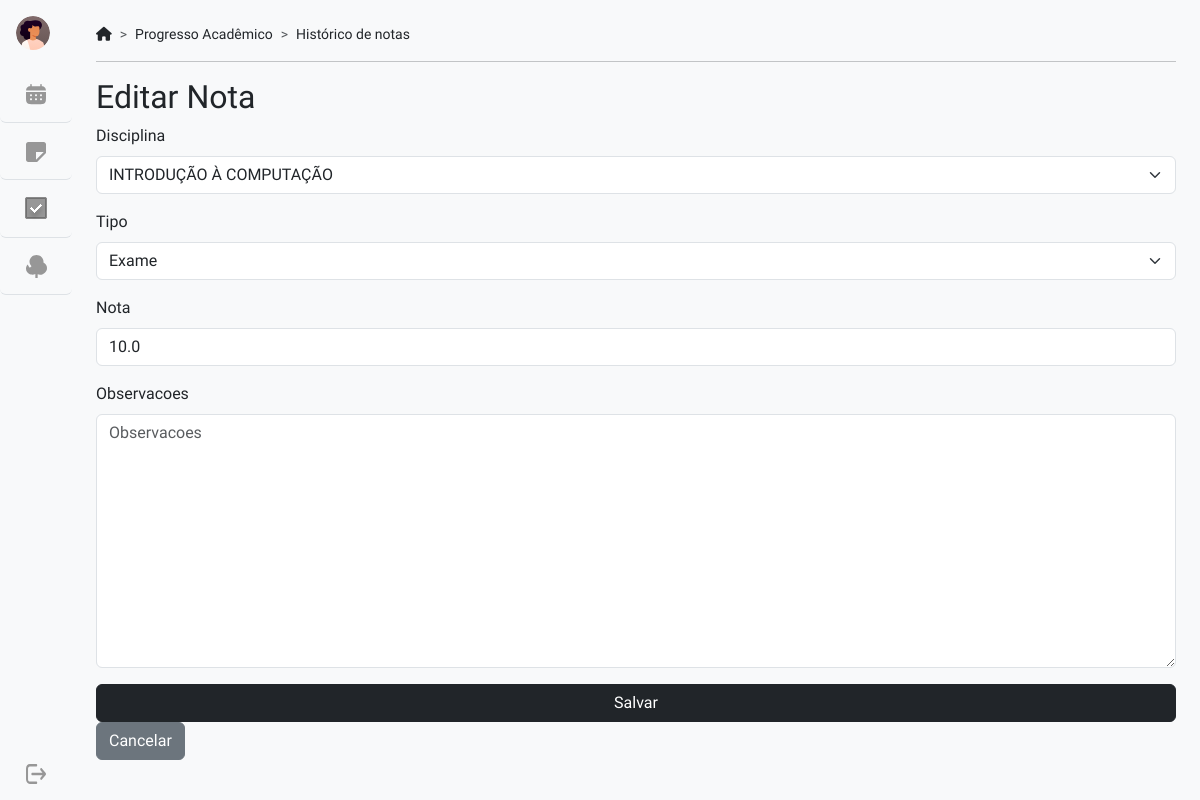
Screenshot of /historico/notas/16/edit with the database file from the repository.
### historico/models.py (models this page shows, shortened)
class Nota(models.Model):
    TIPO_CHOICES = [
        ('Exame', 'Exame'),
        ('Trabalho', 'Trabalho'),
    ]
    disciplina = models.ForeignKey(Disciplina, on_delete=models.CASCADE)
    tipo = models.CharField(max_length=10, choices=TIPO_CHOICES)
    nota = models.FloatField()
    created_at = models.DateTimeField(default=now, editable=False)
    updated_at = models.DateTimeField(auto_now=True)
    observacoes = models.TextField()
    REQUIRED_FIELDS = ["disciplina", "tipo", "nota"]

### historico/views.py (the view, shortened to what this page needs)
# urls.py: path("notas/<int:nota_id>/edit", views.editar_nota, name="editar_nota"),
def editar_nota(request, nota_id=None):
    nota = get_object_or_404(Nota, id=nota_id)
    form = NotaForm(instance=nota)
    return render(request, "notas/editar.html", {"form": form, "nota": nota})

### historico/forms.py
class NotaForm(forms.ModelForm):
    class Meta:
        model = Nota
        fields = ["disciplina", "tipo", "nota", "observacoes"]
        widgets = {
            "disciplina": forms.Select(attrs={"class": "form-select form-control"}),
            "tipo": forms.Select(attrs={"class": "form-select form-control"}),
            "nota": forms.NumberInput(attrs={"class": "form-control"}),
            "observacoes": forms.Textarea(attrs={"class": "form-control"}),
        }

### historico/models.py (called while the page is built)
    def __str__(self):
        return  f"{self.nome}"

### historico/templates/notas/editar.html (shortened to what this page needs)
{% extends "base_generic.html" %}
{% load static %}
{% load django_bootstrap5 %}
{% block content %}
  <h2>Editar Nota</h2>
  <form method="post" class="needs-validation" novalidate>
    {% bootstrap_form form layout="floating" %}
      <div class="col-sm-12">
        {% bootstrap_button button_type="submit" content="Salvar" button_class="btn-dark" %}
        <a href="{% url "historico:visualizar_nota" nota.id %}" class="btn btn-secondary" >Cancelar</a>
      </div>
  </form>
{% endblock content %}

### app_tudo_list/static/css/style.css (style rules this page uses)
body { font-family: 'Zen Kaku Gothic Antique', sans-serif; background-color: #f8f9fa; color: #212529; display: flex; flex-direction: column; justify-content: center; align-items: center; height: 100vh; }
button { width: 100%; padding: 0.7rem; border: none; border-radius: 4px; background-color: #000; color: #fff; font-size: 1rem; cursor: pointer; }

### rows the page displays
Nota: disciplina "INTRODUÇÃO À COMPUTAÇÃO", tipo "Exame", nota "10.0"
